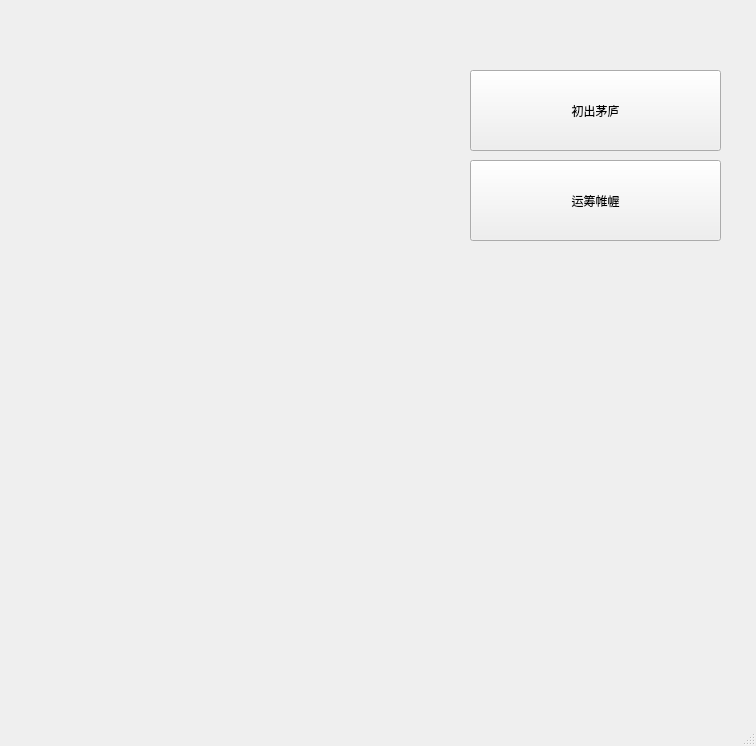
<?xml version="1.0" encoding="UTF-8"?>
<ui version="4.0">
 <class>diffient</class>
 <widget class="QMainWindow" name="diffient">
  <property name="geometry">
   <rect>
    <x>0</x>
    <y>0</y>
    <width>756</width>
    <height>746</height>
   </rect>
  </property>
  <property name="minimumSize">
   <size>
    <width>756</width>
    <height>746</height>
   </size>
  </property>
  <property name="maximumSize">
   <size>
    <width>756</width>
    <height>746</height>
   </size>
  </property>
  <property name="windowTitle">
   <string>MainWindow</string>
  </property>
  <property name="styleSheet">
   <string notr="true">background-image: url(:/picture/1.jpg);</string>
  </property>
  <widget class="QWidget" name="centralwidget">
   <widget class="QPushButton" name="pushButton">
    <property name="geometry">
     <rect>
      <x>470</x>
      <y>70</y>
      <width>251</width>
      <height>81</height>
     </rect>
    </property>
    <property name="styleSheet">
     <string notr="true">font: 24pt &quot;Bahnschrift Condensed&quot;;
background-image: url(:/picture/4.jpg);</string>
    </property>
    <property name="text">
     <string>初出茅庐</string>
    </property>
   </widget>
   <widget class="QPushButton" name="pushButton_2">
    <property name="geometry">
     <rect>
      <x>470</x>
      <y>160</y>
      <width>251</width>
      <height>81</height>
     </rect>
    </property>
    <property name="styleSheet">
     <string notr="true">font: 75 22pt &quot;Arial&quot;;
;
background-image: url(:/picture/1.jpg);</string>
    </property>
    <property name="text">
     <string>运筹帷幄</string>
    </property>
   </widget>
  </widget>
  <widget class="QStatusBar" name="statusbar"/>
 </widget>
 <resources/>
 <connections/>
</ui>
